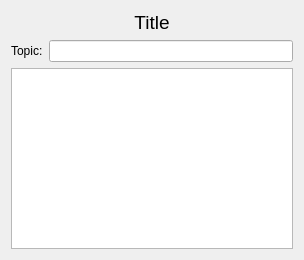
<?xml version="1.0" encoding="UTF-8"?>
<ui version="4.0">
 <class>Form</class>
 <widget class="QWidget" name="Form">
  <property name="geometry">
   <rect>
    <x>0</x>
    <y>0</y>
    <width>304</width>
    <height>260</height>
   </rect>
  </property>
  <property name="windowTitle">
   <string>Form</string>
  </property>
  <layout class="QVBoxLayout" name="verticalLayout_2">
   <item>
    <layout class="QVBoxLayout" name="verticalLayout">
     <item>
      <widget class="QLabel" name="labelTitle">
       <property name="font">
        <font>
         <pointsize>14</pointsize>
        </font>
       </property>
       <property name="frameShape">
        <enum>QFrame::NoFrame</enum>
       </property>
       <property name="text">
        <string>Title</string>
       </property>
       <property name="textFormat">
        <enum>Qt::AutoText</enum>
       </property>
       <property name="alignment">
        <set>Qt::AlignCenter</set>
       </property>
      </widget>
     </item>
     <item>
      <layout class="QHBoxLayout" name="horizontalLayout">
       <item>
        <widget class="QLabel" name="labelTopic">
         <property name="text">
          <string>Topic:</string>
         </property>
        </widget>
       </item>
       <item>
        <widget class="QLineEdit" name="lineEditTopic"/>
       </item>
      </layout>
     </item>
     <item>
      <widget class="QGraphicsView" name="histogram"/>
     </item>
    </layout>
   </item>
  </layout>
 </widget>
 <resources/>
 <connections/>
</ui>
